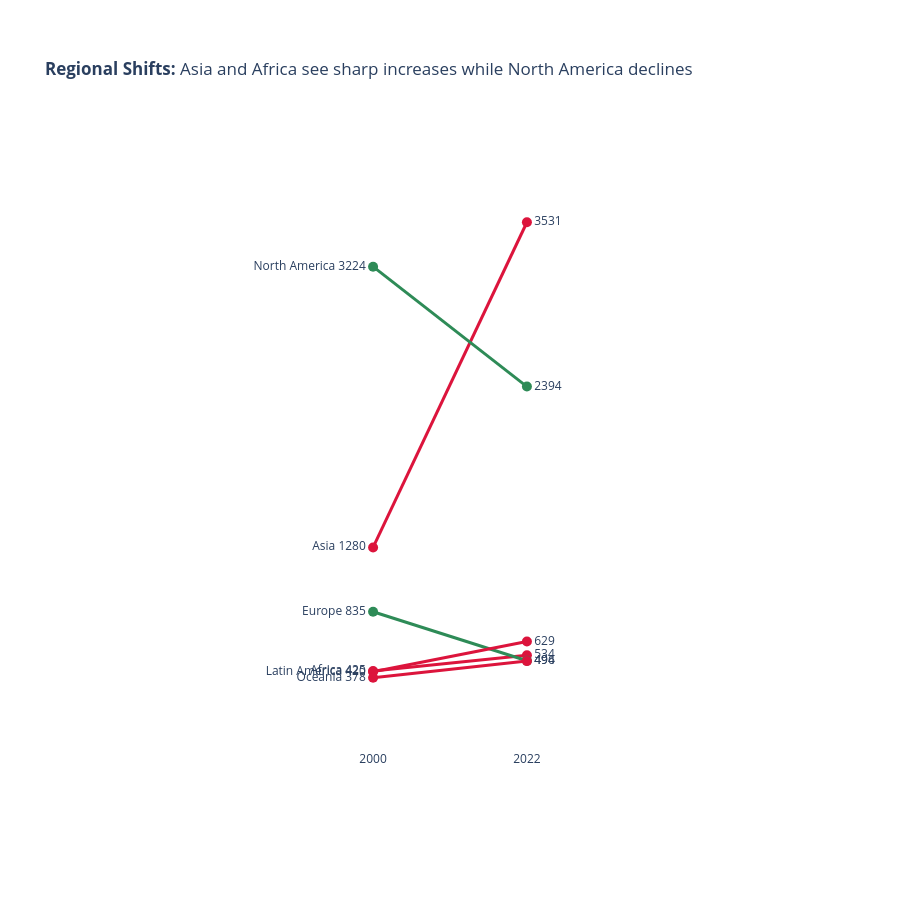

Notebook code for this chart:
### Markdown cell above
---
## Task 2 — Slopegraph: Regional Change 2000 vs 2022

**What to build:** A slopegraph comparing **average regional CO2 emissions** between 2000 and 2022.

**Requirements:**
- One line per region (not per country — aggregate first)
- Colour: regions that increased = one colour; decreased = another
- Values labelled at both ends of each line
- No y-axis tick labels (the endpoint labels make them redundant)
- Insight title stating which regions moved most

> 💡 `df.groupby(['Region','Year'])['CO2_Mt'].mean().reset_index()` then filter to 2000 and 2022

### Code cell
# Task 2 — Slopegraph: regional averages
# YOUR CODE HERE
df_slope = df.groupby(['Region', 'Year'])['CO2_Mt'].mean().reset_index()
df_slope = df_slope[df_slope['Year'].isin([2000, 2022])]
regions = df_slope['Region'].unique()

fig = go.Figure()

for region in regions:
    reg_data = df_slope[df_slope['Region'] == region].sort_values('Year')

    val_2000 = reg_data[reg_data['Year'] == 2000]['CO2_Mt'].values[0]
    val_2022 = reg_data[reg_data['Year'] == 2022]['CO2_Mt'].values[0]

    line_color = "seagreen" if val_2022 < val_2000 else "crimson"

    fig.add_trace(go.Scatter(
        x = reg_data['Year'], y = reg_data['CO2_Mt'],
        mode = 'lines+markers+text',
        name = region,
        line = dict(color = line_color, width = 3),
        marker = dict(size = 10),
        text=[f"{region} {val_2000:.0f}", f"{val_2022:.0f}"],
        textposition=["middle left", "middle right"],
        hoverinfo='none'
    ))

fig.update_layout(
    title="<b>Regional Shifts:</b> Asia and Africa see sharp increases while North America declines",
    xaxis=dict(
        type='category', 
        range=[-0.8, 1.8], # Give space for text labels
        showgrid=False
    ),
    yaxis=dict(
        showticklabels=False, # Requirements: "No y-axis tick labels"
        showgrid=False,
        zeroline=False,
        range=[df_slope['CO2_Mt'].min() - 500, df_slope['CO2_Mt'].max() + 500]
    ),
    plot_bgcolor='white',
    showlegend=False,
    height=900,
    margin=dict(l=200, r=200, t=100, b=100) # Extra margin for the long labels
)

fig.show()

### Figure 1 — Plotly figure (JSON) as saved in the notebook; plotly's stock layout.template omitted (floating-point values rounded to 4 significant figures)
{"data": [{"hoverinfo": "none", "line": {"color": "crimson", "width": 3}, "marker": {"size": 10}, "mode": "lines+markers+text", "name": "Africa", "text": ["Africa 425", "534"], "textposition": ["middle left", "middle right"], "type": "scatter", "x": [2000, 2022], "y": [425.4, 534.4]}, {"hoverinfo": "none", "line": {"color": "crimson", "width": 3}, "marker": {"size": 10}, "mode": "lines+markers+text", "name": "Asia", "text": ["Asia 1280", "3531"], "textposition": ["middle left", "middle right"], "type": "scatter", "x": [2000, 2022], "y": [1280.0, 3531.0]}, {"hoverinfo": "none", "line": {"color": "seagreen", "width": 3}, "marker": {"size": 10}, "mode": "lines+markers+text", "name": "Europe", "text": ["Europe 835", "496"], "textposition": ["middle left", "middle right"], "type": "scatter", "x": [2000, 2022], "y": [834.9, 496.5]}, {"hoverinfo": "none", "line": {"color": "crimson", "width": 3}, "marker": {"size": 10}, "mode": "lines+markers+text", "name": "Latin America", "text": ["Latin America 420", "629"], "textposition": ["middle left", "middle right"], "type": "scatter", "x": [2000, 2022], "y": [419.9, 629.1]}, {"hoverinfo": "none", "line": {"color": "seagreen", "width": 3}, "marker": {"size": 10}, "mode": "lines+markers+text", "name": "North America", "text": ["North America 3224", "2394"], "textposition": ["middle left", "middle right"], "type": "scatter", "x": [2000, 2022], "y": [3224.0, 2394.0]}, {"hoverinfo": "none", "line": {"color": "crimson", "width": 3}, "marker": {"size": 10}, "mode": "lines+markers+text", "name": "Oceania", "text": ["Oceania 378", "494"], "textposition": ["middle left", "middle right"], "type": "scatter", "x": [2000, 2022], "y": [378.4, 493.7]}], "layout": {"height": 900, "margin": {"b": 150, "l": 250, "r": 250, "t": 150}, "plot_bgcolor": "white", "showlegend": false, "title": {"text": "<b>Regional Shifts:</b> Asia and Africa see sharp increases while North America declines"}, "xaxis": {"range": [-0.8, 1.8], "showgrid": false, "type": "category"}, "yaxis": {"range": [-121.6, 4031.0], "showgrid": false, "showticklabels": false, "zeroline": false}}}
